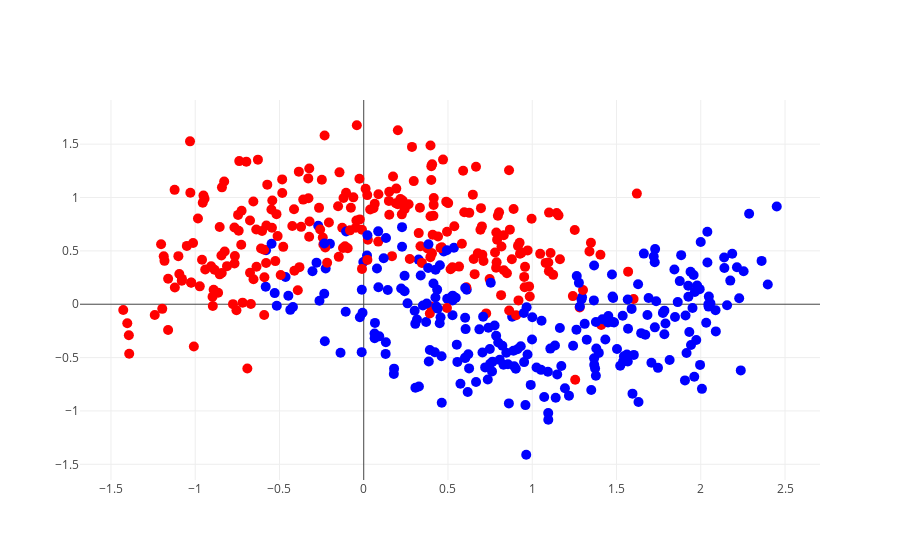

Notebook code for this chart:
### Code cell
iplot([data_points])

### Figure 1 — Plotly figure (JSON) as saved in the notebook; plotly's stock layout.template omitted (floating-point values rounded to 4 significant figures; data arrays with more than 128 entries replaced by an {"elided": "..."} marker saying what was removed)
{"data": [{"marker": {"color": {"elided": "500 int values"}, "colorscale": [[0, "red"], [1, "blue"]], "size": 10}, "mode": "markers", "type": "scatter", "uid": "09e8b6ca-d7dd-4100-9851-b412fb21e765", "x": {"elided": "500 float values"}, "y": {"elided": "500 float values"}}], "layout": {}}
